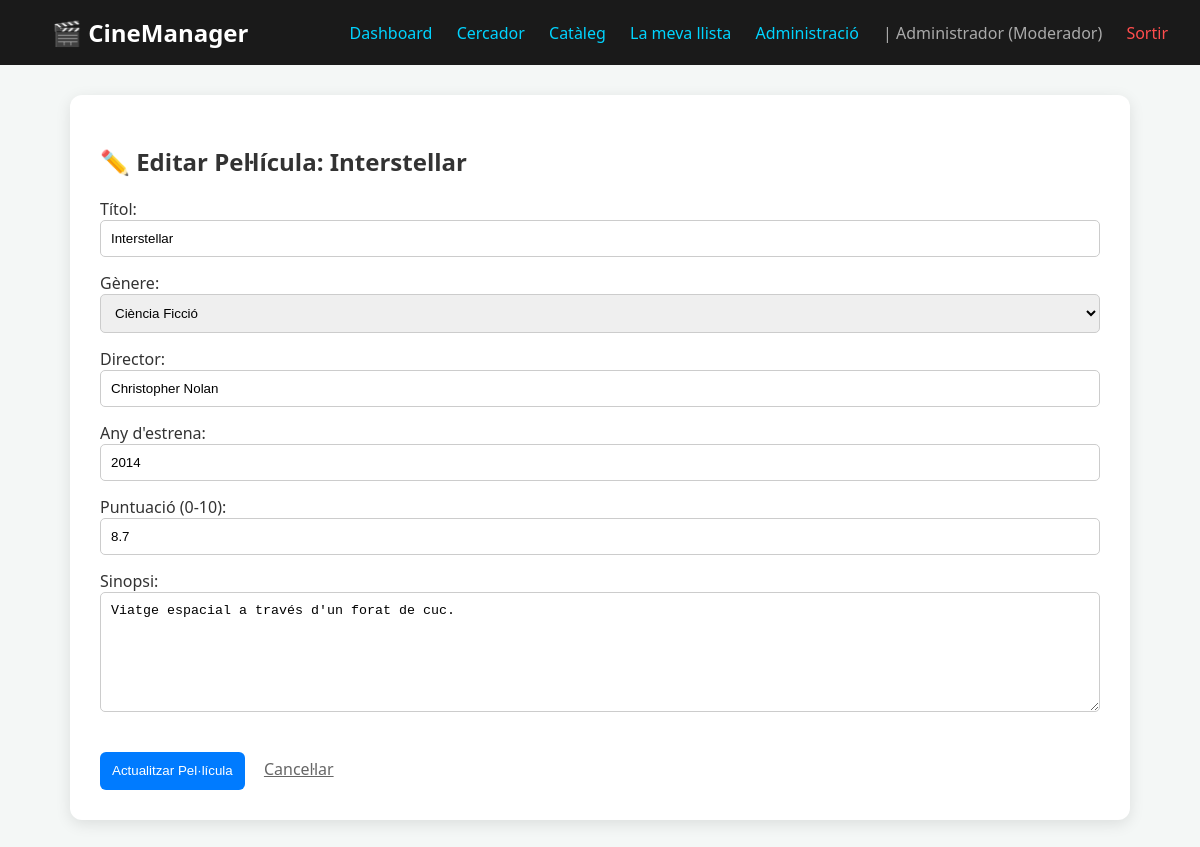
The app's page /pelicules_update.php?id=7 (signed in) with its own data.
### tables this page shows
CREATE TABLE pelicules (
    id_pelicula INT AUTO_INCREMENT PRIMARY KEY,
    titol VARCHAR(100) NOT NULL UNIQUE,
    genere VARCHAR(255) NOT NULL,
    director VARCHAR(100),
    any_estrena INT,
    sinopsi TEXT,
    puntuacio DECIMAL(3,1)
);

### pelicules_update.php (the view, shortened to what this page needs)
<?php
require_once 'header.php';
require_once 'config/db_connect.php';
$id = (int)$_GET['id'];
$res = mysqli_query($conexion, "SELECT * FROM pelicules WHERE id_pelicula = $id");
$peli = mysqli_fetch_assoc($res);
?>
<div class="container">
    <h2>✏️ Editar Pel·lícula: <?php echo htmlspecialchars($peli['titol']); ?></h2>
    <form method="POST">
        <label>Títol:</label>
        <input type="text" name="titol" value="<?php echo htmlspecialchars($peli['titol']); ?>">
        <label>Gènere:</label>
        <select name="genere">
            <option value="Ciència Ficció" <?php if($peli['genere'] == 'Ciència Ficció') echo 'selected'; ?>>Ciència Ficció</option>
        </select>
        <label>Director:</label>
        <input type="text" name="director" value="<?php echo htmlspecialchars($peli['director']); ?>">
        <label>Any d'estrena:</label>
        <input type="number" name="any" value="<?php echo $peli['any_estrena']; ?>">
        <label>Puntuació (0-10):</label>
        <input type="number" name="puntuacio" step="0.1" min="0" max="10" value="<?php echo $peli['puntuacio']; ?>">
        <label>Sinopsi:</label>
        <textarea name="sinopsi" style="height:120px;"><?php echo htmlspecialchars($peli['sinopsi']); ?></textarea>
        <div style="margin-top: 20px;">
            <button type="submit" class="btn btn-edit">Actualitzar Pel·lícula</button>
            <a href="pelicules_read.php" style="margin-left: 15px; color: #666;">Cancel·lar</a>
        </div>
    </form>
</div>

### header.php (style rules this page uses)
body { font-family: 'Segoe UI', Tahoma, Geneva, Verdana, sans-serif; margin: 0; background-color: #f4f7f6; color: #333; }
.container { max-width: 1000px; margin: 30px auto; background: white; padding: 30px; border-radius: 12px; box-shadow: 0 4px 15px rgba(0,0,0,0.1); }
.btn { padding: 8px 12px; border-radius: 6px; text-decoration: none; display: inline-flex; align-items: center; justify-content: center; transition: 0.3s; border: none; cursor: pointer; min-width: 38px; height: 38px; box-sizing: border-box; }
.btn-edit { background: #007bff; color: white; }
input, select, textarea { width: 100%; padding: 10px; border: 1px solid #ccc; border-radius: 5px; box-sizing: border-box; margin-bottom: 15px; }

### records on screen
pelicules: titol "Interstellar", genere "Ciència Ficció", director "Christopher Nolan", any "2014", puntuacio "8.7", sinopsi "Viatge espacial a través d'un forat de cuc."

### other values on screen
$nom_usuari "Administrador"
$rol "Moderador"
